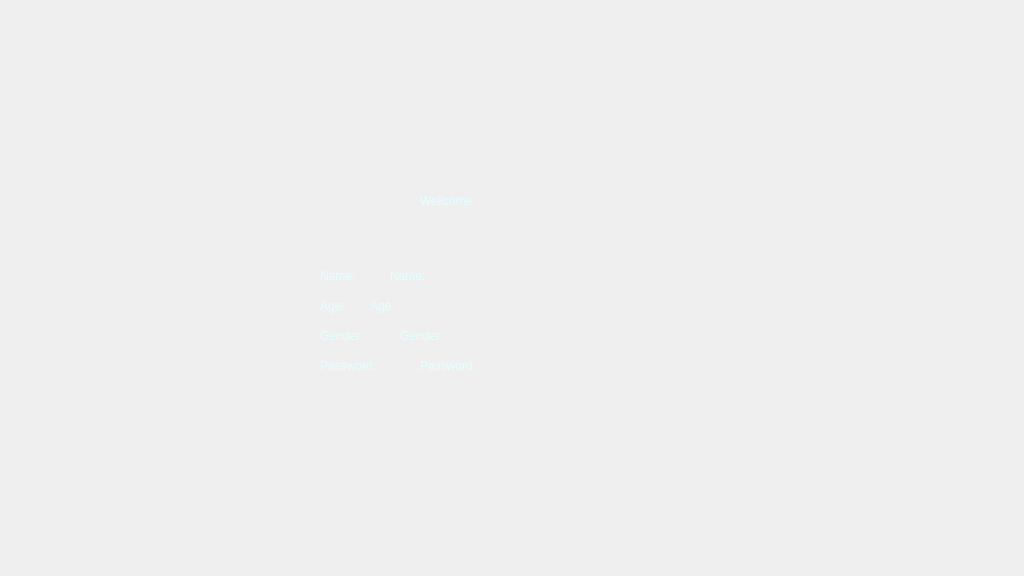
<?xml version="1.0" encoding="UTF-8"?>
<ui version="4.0">
 <class>result_window</class>
 <widget class="QMainWindow" name="result_window">
  <property name="geometry">
   <rect>
    <x>0</x>
    <y>0</y>
    <width>1024</width>
    <height>576</height>
   </rect>
  </property>
  <property name="windowTitle">
   <string>MainWindow</string>
  </property>
  <property name="styleSheet">
   <string notr="true">background-image: url(:/new/prefix2/smallized/show_data_after_signin copy.jpg);</string>
  </property>
  <widget class="QWidget" name="centralwidget">
   <widget class="QLabel" name="label">
    <property name="geometry">
     <rect>
      <x>420</x>
      <y>100</y>
      <width>401</width>
      <height>201</height>
     </rect>
    </property>
    <property name="styleSheet">
     <string notr="true">color: rgb(225, 255, 255);
background-image: url(:/new/prefix2/smallized/tranc.png);
font: 700 24pt &quot;Roboto&quot;;</string>
    </property>
    <property name="text">
     <string>Wellcome</string>
    </property>
   </widget>
   <widget class="QLabel" name="label_2">
    <property name="geometry">
     <rect>
      <x>320</x>
      <y>260</y>
      <width>61</width>
      <height>31</height>
     </rect>
    </property>
    <property name="styleSheet">
     <string notr="true">color: rgb(225, 255, 255);
background-image: url(:/new/prefix2/smallized/tranc.png);
font: 700 12pt &quot;Roboto&quot;;</string>
    </property>
    <property name="text">
     <string>Name:</string>
    </property>
   </widget>
   <widget class="QLabel" name="label_4">
    <property name="geometry">
     <rect>
      <x>320</x>
      <y>290</y>
      <width>41</width>
      <height>31</height>
     </rect>
    </property>
    <property name="styleSheet">
     <string notr="true">color: rgb(225, 255, 255);
background-image: url(:/new/prefix2/smallized/tranc.png);
font: 700 12pt &quot;Roboto&quot;;</string>
    </property>
    <property name="text">
     <string>Age:</string>
    </property>
   </widget>
   <widget class="QLabel" name="label_5">
    <property name="geometry">
     <rect>
      <x>320</x>
      <y>350</y>
      <width>101</width>
      <height>31</height>
     </rect>
    </property>
    <property name="styleSheet">
     <string notr="true">color: rgb(225, 255, 255);
background-image: url(:/new/prefix2/smallized/tranc.png);
font: 700 12pt &quot;Roboto&quot;;</string>
    </property>
    <property name="text">
     <string>Password:</string>
    </property>
   </widget>
   <widget class="QLabel" name="label_6">
    <property name="geometry">
     <rect>
      <x>320</x>
      <y>320</y>
      <width>71</width>
      <height>31</height>
     </rect>
    </property>
    <property name="styleSheet">
     <string notr="true">color: rgb(225, 255, 255);
background-image: url(:/new/prefix2/smallized/tranc.png);
font: 700 12pt &quot;Roboto&quot;;</string>
    </property>
    <property name="text">
     <string>Gender:</string>
    </property>
   </widget>
   <widget class="QLabel" name="name">
    <property name="geometry">
     <rect>
      <x>390</x>
      <y>260</y>
      <width>271</width>
      <height>31</height>
     </rect>
    </property>
    <property name="styleSheet">
     <string notr="true">color: rgb(225, 255, 255);
background-image: url(:/new/prefix2/smallized/tranc.png);
font: 700 12pt &quot;Roboto&quot;;</string>
    </property>
    <property name="text">
     <string>Name:</string>
    </property>
   </widget>
   <widget class="QLabel" name="age">
    <property name="geometry">
     <rect>
      <x>370</x>
      <y>290</y>
      <width>71</width>
      <height>31</height>
     </rect>
    </property>
    <property name="styleSheet">
     <string notr="true">color: rgb(225, 255, 255);
background-image: url(:/new/prefix2/smallized/tranc.png);
font: 700 12pt &quot;Roboto&quot;;</string>
    </property>
    <property name="text">
     <string>Age:</string>
    </property>
   </widget>
   <widget class="QLabel" name="gender">
    <property name="geometry">
     <rect>
      <x>400</x>
      <y>320</y>
      <width>91</width>
      <height>31</height>
     </rect>
    </property>
    <property name="styleSheet">
     <string notr="true">color: rgb(225, 255, 255);
background-image: url(:/new/prefix2/smallized/tranc.png);
font: 700 12pt &quot;Roboto&quot;;</string>
    </property>
    <property name="text">
     <string>Gender:</string>
    </property>
   </widget>
   <widget class="QLabel" name="password">
    <property name="geometry">
     <rect>
      <x>420</x>
      <y>350</y>
      <width>281</width>
      <height>31</height>
     </rect>
    </property>
    <property name="styleSheet">
     <string notr="true">color: rgb(225, 255, 255);
background-image: url(:/new/prefix2/smallized/tranc.png);
font: 700 12pt &quot;Roboto&quot;;</string>
    </property>
    <property name="text">
     <string>Password:</string>
    </property>
   </widget>
  </widget>
 </widget>
 <resources/>
 <connections/>
</ui>
